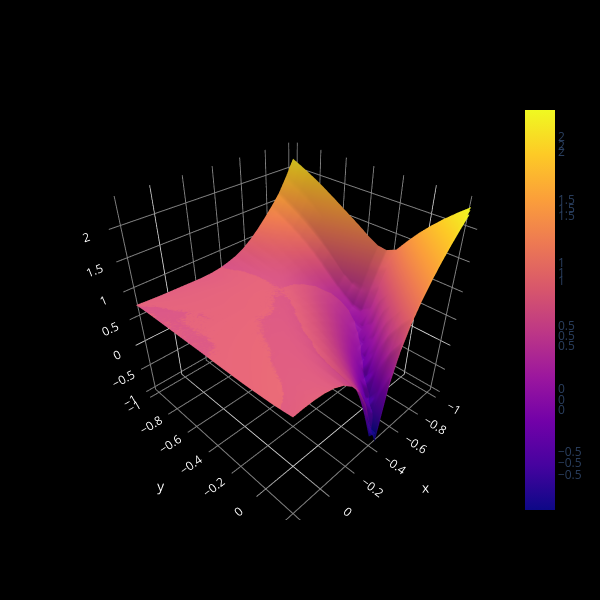

The cell this chart's notebook holds for it:
### Code cell
fig = go.Figure()
fig.add_trace(go.Surface(
    x = np.linspace(-1, 1, LL_res),
    y = np.linspace(-1, 1, LL_res),
    z = torch.log(Z0 + 1e-6)
))
fig.add_trace(go.Surface(
    x = np.linspace(-1, 1, LL_res),
    y = np.linspace(-1, 1, LL_res),
    z = torch.log(Z1 + 1e-6)
))
fig.add_trace(go.Surface(
    x = np.linspace(-1, 1, LL_res),
    y = np.linspace(-1, 1, LL_res),
    z = torch.log(Z2 + 1e-6)
))
fig.update_layout(
    width=600, height=600,
    paper_bgcolor='rgba(0,0,0,1)',
    plot_bgcolor='rgba(0,0,0,0)',
    scene=dict(
        xaxis=dict(
            backgroundcolor="black",
            color="white",
            gridcolor="gray"
        ),
        yaxis=dict(
            backgroundcolor="black",
            color="white",
            gridcolor="gray"
        ),
        zaxis=dict(
            backgroundcolor="black",
            color="white",
            gridcolor="gray"
        ),
        aspectratio=dict(x=1, y=1, z=1),
    )
)
fig.show()

### Figure 1 — Plotly figure (JSON) as saved in the notebook; plotly's stock layout.template omitted (floating-point values rounded to 4 significant figures; data arrays with more than 128 entries replaced by an {"elided": "..."} marker saying what was removed)
{"data": [{"type": "surface", "x": [-1, -0.9355, -0.871, -0.8065, -0.7419, -0.6774, -0.6129, -0.5484, -0.4839, -0.4194, -0.3548, -0.2903, -0.2258, -0.1613, -0.09677, -0.03226, 0.03226, 0.09677, 0.1613, 0.2258, 0.2903, 0.3548, 0.4194, 0.4839, 0.5484, 0.6129, 0.6774, 0.7419, 0.8065, 0.871, 0.9355, 1], "y": [-1, -0.9355, -0.871, -0.8065, -0.7419, -0.6774, -0.6129, -0.5484, -0.4839, -0.4194, -0.3548, -0.2903, -0.2258, -0.1613, -0.09677, -0.03226, 0.03226, 0.09677, 0.1613, 0.2258, 0.2903, 0.3548, 0.4194, 0.4839, 0.5484, 0.6129, 0.6774, 0.7419, 0.8065, 0.871, 0.9355, 1], "z": {"elided": "20x20 float values"}}, {"type": "surface", "x": [-1, -0.9355, -0.871, -0.8065, -0.7419, -0.6774, -0.6129, -0.5484, -0.4839, -0.4194, -0.3548, -0.2903, -0.2258, -0.1613, -0.09677, -0.03226, 0.03226, 0.09677, 0.1613, 0.2258, 0.2903, 0.3548, 0.4194, 0.4839, 0.5484, 0.6129, 0.6774, 0.7419, 0.8065, 0.871, 0.9355, 1], "y": [-1, -0.9355, -0.871, -0.8065, -0.7419, -0.6774, -0.6129, -0.5484, -0.4839, -0.4194, -0.3548, -0.2903, -0.2258, -0.1613, -0.09677, -0.03226, 0.03226, 0.09677, 0.1613, 0.2258, 0.2903, 0.3548, 0.4194, 0.4839, 0.5484, 0.6129, 0.6774, 0.7419, 0.8065, 0.871, 0.9355, 1], "z": {"elided": "20x20 float values"}}, {"type": "surface", "x": [-1, -0.9355, -0.871, -0.8065, -0.7419, -0.6774, -0.6129, -0.5484, -0.4839, -0.4194, -0.3548, -0.2903, -0.2258, -0.1613, -0.09677, -0.03226, 0.03226, 0.09677, 0.1613, 0.2258, 0.2903, 0.3548, 0.4194, 0.4839, 0.5484, 0.6129, 0.6774, 0.7419, 0.8065, 0.871, 0.9355, 1], "y": [-1, -0.9355, -0.871, -0.8065, -0.7419, -0.6774, -0.6129, -0.5484, -0.4839, -0.4194, -0.3548, -0.2903, -0.2258, -0.1613, -0.09677, -0.03226, 0.03226, 0.09677, 0.1613, 0.2258, 0.2903, 0.3548, 0.4194, 0.4839, 0.5484, 0.6129, 0.6774, 0.7419, 0.8065, 0.871, 0.9355, 1], "z": {"elided": "20x20 float values"}}], "layout": {"height": 600, "paper_bgcolor": "rgba(0,0,0,1)", "plot_bgcolor": "rgba(0,0,0,0)", "scene": {"aspectratio": {"x": 1, "y": 1, "z": 1}, "xaxis": {"backgroundcolor": "black", "color": "white", "gridcolor": "gray"}, "yaxis": {"backgroundcolor": "black", "color": "white", "gridcolor": "gray"}, "zaxis": {"backgroundcolor": "black", "color": "white", "gridcolor": "gray"}}, "width": 600}}
